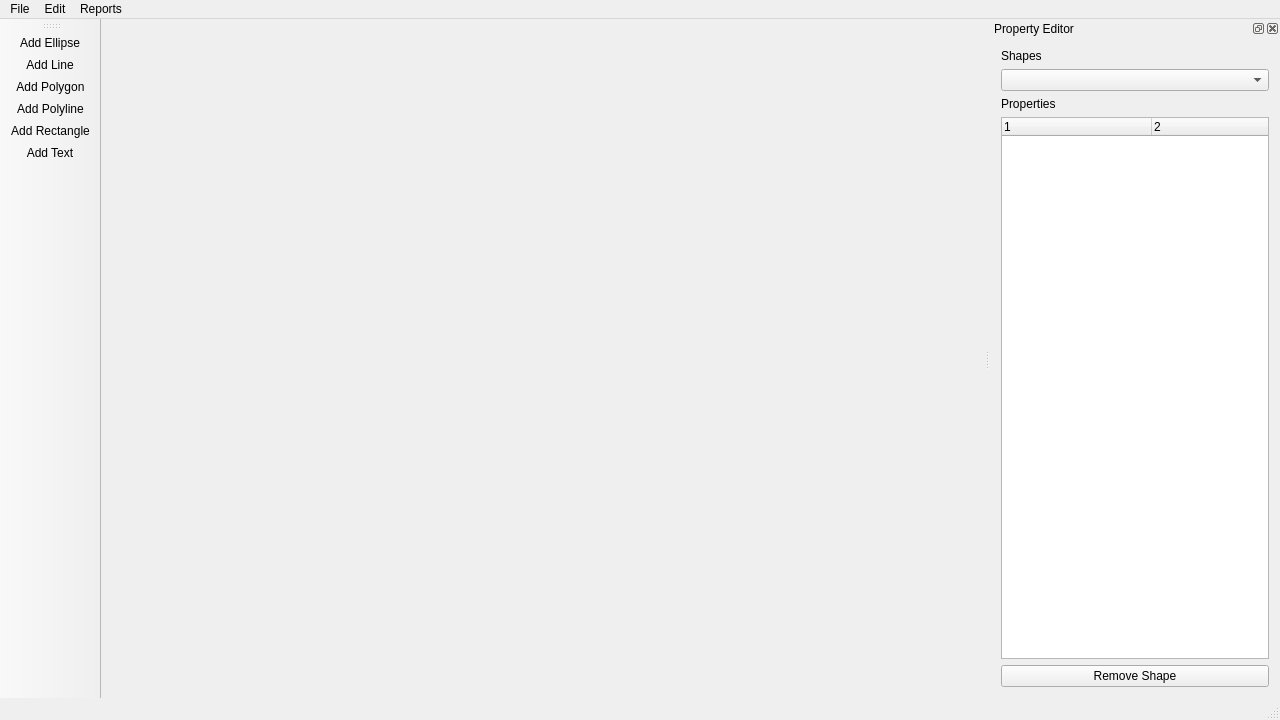
<?xml version="1.0" encoding="UTF-8"?>
<ui version="4.0">
 <class>MainWindow</class>
 <widget class="QMainWindow" name="MainWindow">
  <property name="geometry">
   <rect>
    <x>0</x>
    <y>0</y>
    <width>1280</width>
    <height>720</height>
   </rect>
  </property>
  <property name="windowTitle">
   <string>MainWindow</string>
  </property>
  <widget class="QWidget" name="centralWidget">
   <layout class="QVBoxLayout" name="verticalLayout">
    <item>
     <widget class="Canvas" name="canvas" native="true"/>
    </item>
   </layout>
  </widget>
  <widget class="QMenuBar" name="menuBar">
   <property name="geometry">
    <rect>
     <x>0</x>
     <y>0</y>
     <width>1280</width>
     <height>21</height>
    </rect>
   </property>
   <widget class="QMenu" name="menuFile">
    <property name="title">
     <string>File</string>
    </property>
    <addaction name="actionSave"/>
    <addaction name="separator"/>
    <addaction name="actionExit"/>
   </widget>
   <widget class="QMenu" name="menuEdit">
    <property name="title">
     <string>Edit</string>
    </property>
    <addaction name="actionAdd_Ellipse"/>
    <addaction name="actionAdd_Line"/>
    <addaction name="actionAdd_Polygon"/>
    <addaction name="actionAdd_Polyline"/>
    <addaction name="actionAdd_Rectangle"/>
    <addaction name="actionAdd_Text"/>
   </widget>
   <widget class="QMenu" name="menuReports">
    <property name="title">
     <string>Reports</string>
    </property>
    <addaction name="actionBy_ID"/>
    <addaction name="actionBy_Area"/>
    <addaction name="actionBy_Perimeter"/>
   </widget>
   <addaction name="menuFile"/>
   <addaction name="menuEdit"/>
   <addaction name="menuReports"/>
  </widget>
  <widget class="QToolBar" name="mainToolBar">
   <attribute name="toolBarArea">
    <enum>LeftToolBarArea</enum>
   </attribute>
   <attribute name="toolBarBreak">
    <bool>false</bool>
   </attribute>
   <addaction name="actionAdd_Ellipse"/>
   <addaction name="actionAdd_Line"/>
   <addaction name="actionAdd_Polygon"/>
   <addaction name="actionAdd_Polyline"/>
   <addaction name="actionAdd_Rectangle"/>
   <addaction name="actionAdd_Text"/>
  </widget>
  <widget class="QStatusBar" name="statusBar"/>
  <widget class="QDockWidget" name="PropDock">
   <property name="windowTitle">
    <string>Property Editor</string>
   </property>
   <attribute name="dockWidgetArea">
    <number>2</number>
   </attribute>
   <widget class="QWidget" name="dockWidgetContents">
    <layout class="QVBoxLayout" name="verticalLayout_3">
     <item>
      <widget class="QLabel" name="label">
       <property name="text">
        <string>Shapes</string>
       </property>
      </widget>
     </item>
     <item>
      <widget class="QComboBox" name="ShapeList"/>
     </item>
     <item>
      <widget class="QLabel" name="label_2">
       <property name="text">
        <string>Properties</string>
       </property>
      </widget>
     </item>
     <item>
      <widget class="QTreeWidget" name="PropTree">
       <property name="minimumSize">
        <size>
         <width>268</width>
         <height>0</height>
        </size>
       </property>
       <property name="columnCount">
        <number>2</number>
       </property>
       <attribute name="headerCascadingSectionResizes">
        <bool>true</bool>
       </attribute>
       <attribute name="headerDefaultSectionSize">
        <number>150</number>
       </attribute>
       <attribute name="headerStretchLastSection">
        <bool>true</bool>
       </attribute>
       <column>
        <property name="text">
         <string notr="true">1</string>
        </property>
       </column>
       <column>
        <property name="text">
         <string notr="true">2</string>
        </property>
       </column>
      </widget>
     </item>
     <item>
      <widget class="QPushButton" name="remove">
       <property name="sizePolicy">
        <sizepolicy hsizetype="Minimum" vsizetype="Fixed">
         <horstretch>0</horstretch>
         <verstretch>0</verstretch>
        </sizepolicy>
       </property>
       <property name="text">
        <string>Remove Shape</string>
       </property>
      </widget>
     </item>
    </layout>
   </widget>
  </widget>
  <action name="actionSave">
   <property name="text">
    <string>Save</string>
   </property>
   <property name="shortcut">
    <string>Ctrl+S</string>
   </property>
  </action>
  <action name="actionExit">
   <property name="text">
    <string>Exit</string>
   </property>
  </action>
  <action name="actionAdd_Ellipse">
   <property name="icon">
    <iconset>
     <normalon>:/icons/add_ellipse.png</normalon>
    </iconset>
   </property>
   <property name="text">
    <string>Add Ellipse</string>
   </property>
   <property name="toolTip">
    <string>Add an ellipse</string>
   </property>
   <property name="statusTip">
    <string>Add an ellipse</string>
   </property>
  </action>
  <action name="actionAdd_Line">
   <property name="icon">
    <iconset resource="../res/icons.qrc">
     <normaloff>:/icons/add_line.png</normaloff>:/icons/add_line.png</iconset>
   </property>
   <property name="text">
    <string>Add Line</string>
   </property>
   <property name="toolTip">
    <string>Add a line</string>
   </property>
   <property name="statusTip">
    <string>Add a line</string>
   </property>
  </action>
  <action name="actionAdd_Polygon">
   <property name="icon">
    <iconset resource="../res/icons.qrc">
     <normaloff>:/icons/add_polygon.png</normaloff>:/icons/add_polygon.png</iconset>
   </property>
   <property name="text">
    <string>Add Polygon</string>
   </property>
   <property name="statusTip">
    <string>Add a polygon</string>
   </property>
  </action>
  <action name="actionAdd_Polyline">
   <property name="icon">
    <iconset resource="../res/icons.qrc">
     <normaloff>:/icons/add_polyline.png</normaloff>:/icons/add_polyline.png</iconset>
   </property>
   <property name="text">
    <string>Add Polyline</string>
   </property>
   <property name="statusTip">
    <string>Add a polyline</string>
   </property>
  </action>
  <action name="actionAdd_Rectangle">
   <property name="icon">
    <iconset resource="../res/icons.qrc">
     <normaloff>:/icons/add_rectangle.png</normaloff>:/icons/add_rectangle.png</iconset>
   </property>
   <property name="text">
    <string>Add Rectangle</string>
   </property>
   <property name="statusTip">
    <string>Add a rectangle</string>
   </property>
  </action>
  <action name="actionAdd_Text">
   <property name="icon">
    <iconset resource="../res/icons.qrc">
     <normaloff>:/icons/add_text.png</normaloff>:/icons/add_text.png</iconset>
   </property>
   <property name="text">
    <string>Add Text</string>
   </property>
   <property name="statusTip">
    <string>Add a text box</string>
   </property>
  </action>
  <action name="actionBy_ID">
   <property name="text">
    <string>By ID</string>
   </property>
  </action>
  <action name="actionBy_Area">
   <property name="text">
    <string>By Area</string>
   </property>
  </action>
  <action name="actionBy_Perimeter">
   <property name="text">
    <string>By Perimeter</string>
   </property>
  </action>
 </widget>
 <layoutdefault spacing="6" margin="11"/>
 <customwidgets>
  <customwidget>
   <class>Canvas</class>
   <extends>QWidget</extends>
   <header>src/Canvas.h</header>
   <container>1</container>
  </customwidget>
 </customwidgets>
 <resources>
  <include location="../res/icons.qrc"/>
 </resources>
 <connections/>
</ui>
